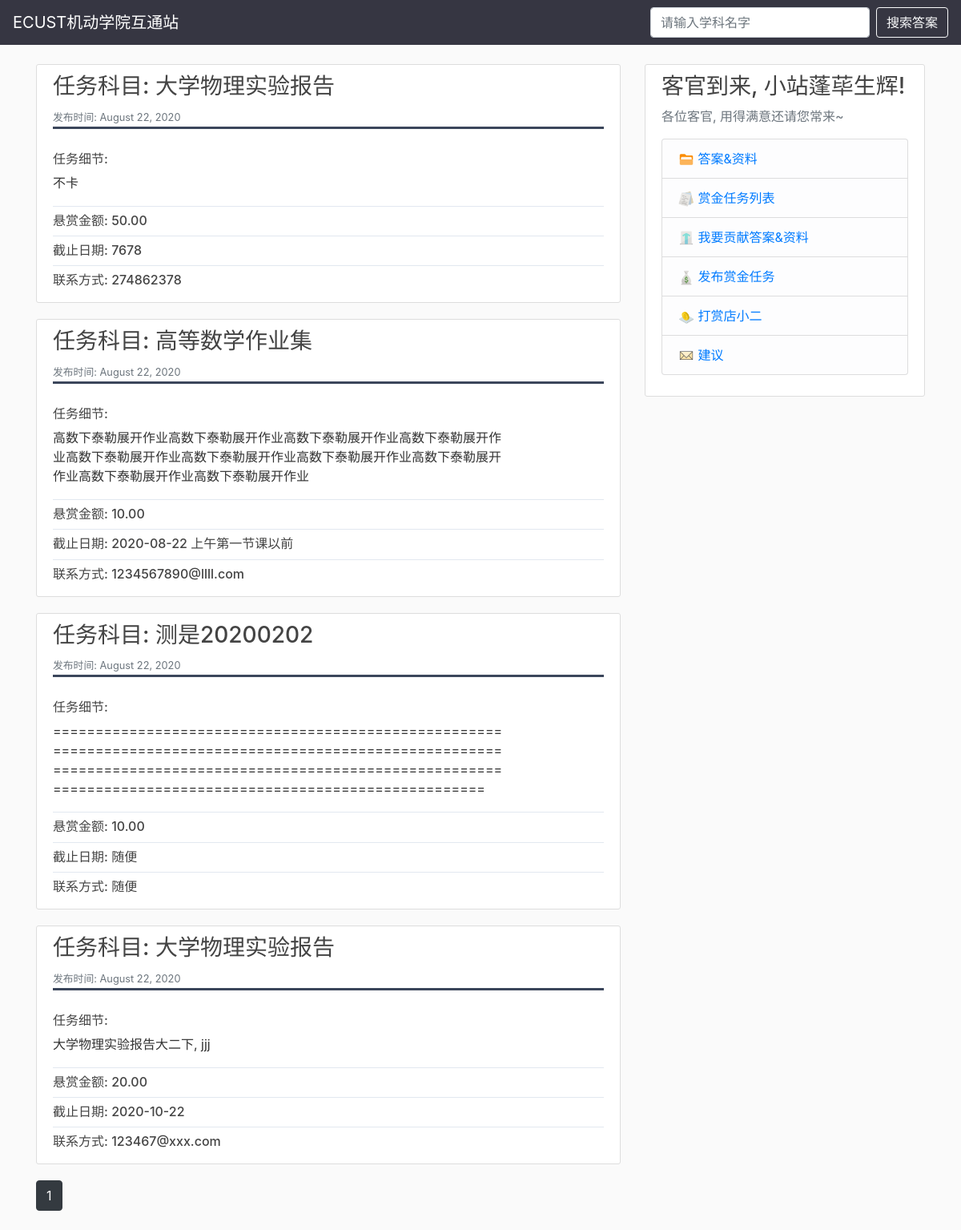
The app's page /jobs/, older data.
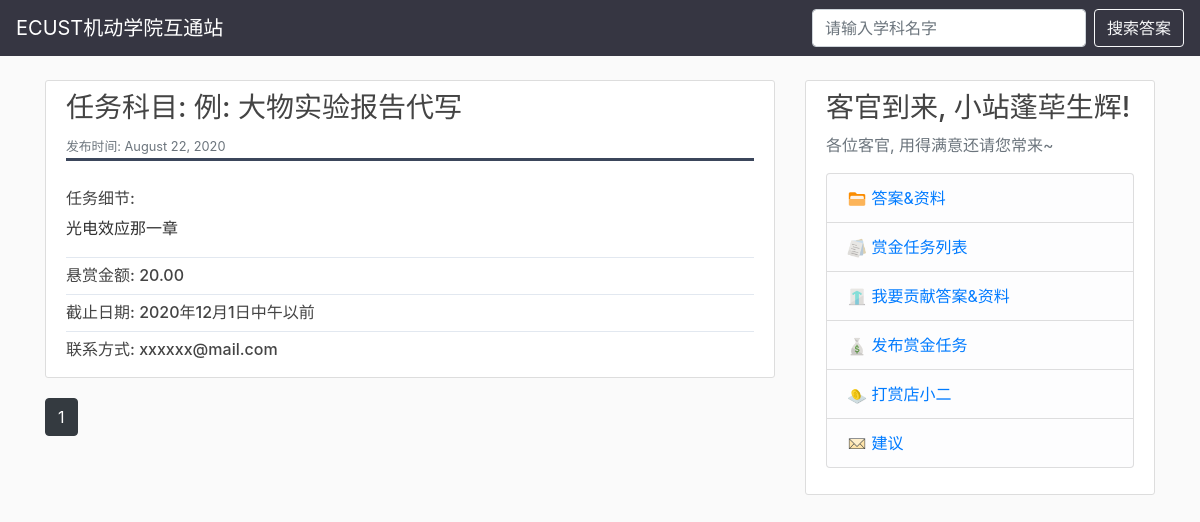
The same page, newer data.
### money_job/models.py (models this page shows, shortened)
class Job(models.Model):
    subject = models.CharField(max_length= 15)
    how_much = models.DecimalField(decimal_places=2,max_digits=6)
    job_detail = models.TextField(max_length= 500)
    deadline = models.CharField(max_length= 50)
    contact = models.CharField(max_length= 45)
    post_date = models.DateTimeField(default=timezone.now)

### money_job/views.py (the view)
# urls.py: path('jobs/', money_job_view.JobListView.as_view(), name='jobs'),
class JobListView(ListView):
    model = Job
    template_name = 'money_job/job_page.html'
    context_object_name = 'jobs'
    ordering = ['-post_date']
    paginate_by = 5

### money_job/templates/money_job/job_page.html (shortened to what this page needs)
{%  extends 'main_page/base.html'%}
{% block content %}
{% for job in jobs %}
<article class="media content-section">
    <div class="media-body">
        <div class="article-metadata">
            <h3 class="article-title">任务科目: {{ job.subject }}</h3>
            <small class="text-muted">发布时间: {{ job.post_date|date:"F d, Y" }}</small>
        </div>
        <br>
        <h6 class="article-title">任务细节:</h6>
        <div class="row">
            <div class="col-10 text-warp">
                <p class="text-break">{{ job.job_detail}}</p>
            </div>
        </div>
        <div class="separator"></div>
        <div class="row">
            <div class="col-10 text-warp">
                <h6 class="text-break">悬赏金额: {{ job.how_much}}</h6>
            </div>
        </div>
        <div class="separator">
        </div>
        <div class="row">
            <div class="col-10 text-warp">
                <h6 class="text-break">截止日期: {{ job.deadline}}</h6>
            </div>
        </div>
        <div class="separator">
        </div>
        <div class="row">
            <div class="col-10 text-warp">
                <h6 class="text-break">联系方式: {{ job.contact}}</h6>
            </div>
        </div>
    </div>
</article>
{% endfor %}
{% for num in page_obj.paginator.page_range %}
{% if page_obj.number == num %}
<a class="btn btn-dark mb-4" href="?page={{ num }}">{{ num }}</a>
{% elif num > page_obj.number|add:'-3' and num < page_obj.number|add:'3' %}
<a class="btn btn-outline-dark mb-4" href="?page={{ num }}">{{ num }}</a>
{% endif %}
{% endfor %}
{% endblock content %}

Row changes from the older to the newer data that the page shows:
removed Job: subject "高等数学作业集", post_date "August 22, 2020", job_detail "高数下泰勒展开作业高数下泰勒展开作业高数下泰勒展开作业高数下泰勒展开作业高数下泰勒展开作业高数下泰勒展开作业高数下泰勒展开作业高数下泰勒展开作业高数下泰勒展开作业高数下泰勒展开作业", how_much "10.00", deadline "2020-08-22 上午第一节课以前", contact "1234567890@llll.com"
removed Job: subject "测是20200202", post_date "August 22, 2020", job_detail "==================================================================================================================================================================================================================", how_much "10.00", deadline "随便", contact "随便"
removed Job: subject "大学物理实验报告", post_date "August 22, 2020", job_detail "大学物理实验报告大二下, jjj", how_much "20.00", deadline "2020-10-22", contact "123467@xxx.com"
changed Job: subject "大学物理实验报告" → "例: 大物实验报告代写"; job_detail "不卡" → "光电效应那一章"; how_much "50.00" → "20.00"; deadline "7678" → "2020年12月1日中午以前"; contact "274862378" → "xxxxxx@mail.com"
